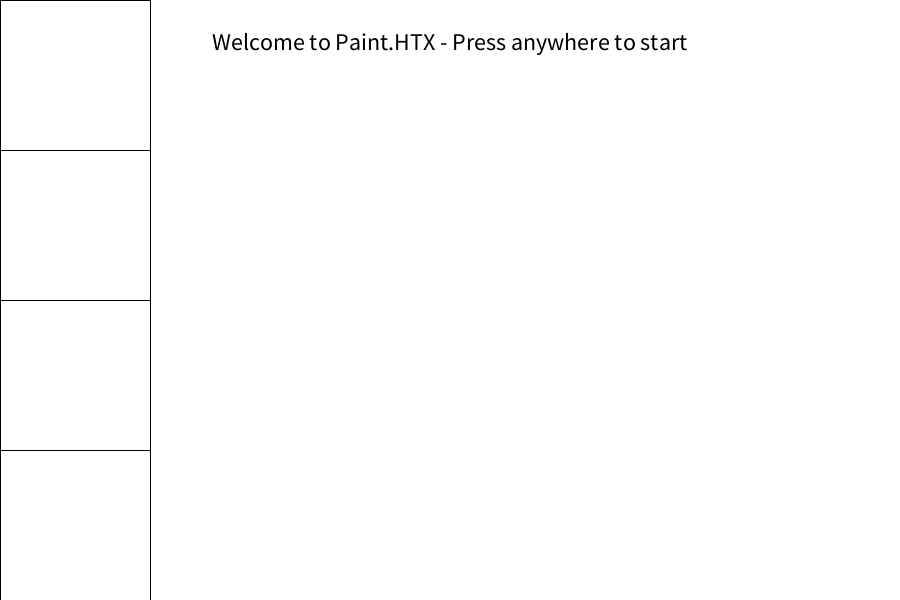
Frame 1 (no input)
Frame 60 (the mouse pressed at the canvas centre just before this capture): identical to frame 1, image omitted
Frame 120 (the mouse held since frame 60 and released just before this capture): identical to frame 1, image omitted

The Processing sketch that drew this single still picture (run headless with seeded random() and noise(); from frame 60 on, the mouse is pressed at the canvas centre):

// Processing sketch: Matty
// ── Matty.pde
//Global Variables
drawGUI gui = new drawGUI();
mouseCordinate mouseCord = new mouseCordinate();
startup start = new startup();


void setup() {
  size(900, 600);
  background(255);
  start.startScreen();
}

void draw() {
  gui.drawGUI();
  mouseCord.mouseCord();

}
// ── Clear.pde
class clearBoard {
  int mouseClicked = 0;
  boolean sound = true;
  boolean started = false;
  //Removes the "Welcome to paint.HTX thing
  void clearFirstPress() {
    if (mousePressed == true) {
      mouseClicked++;
      started = true;
    }
    if (mouseClicked > 0) {
      background(255);
    }
  }
  //Draws the "clear" box and wirtes "clear painting" on 2 seperate lines
  void drawBox() {
    pushStyle();
    fill(150);
    rect(0, height/2 + height/4, width/6, height/4);
    popStyle();
    pushStyle();
    fill(0);
    textAlign(CENTER);
    textSize(30);
    text("Clear\npainting", width/(6*2), height/2 + height/4 + height/(4*2)-10);
    popStyle();
  }

  void hoverBox() {
    //If the mouse is inside the frame of the box, the strokeWeight is enlarged, indicating that it is hovered
    if (mouseCord.xCord > 0 && mouseCord.xCord < width/6 && mouseCord.yCord > height/2 + height/4 && started == true) {
      pushStyle();
      fill(150);
      strokeWeight(5);
      rect(0, height/2 + height/4, width/6, height/4);
      popStyle();
      pushStyle();
      fill(0);
      textAlign(CENTER);
      textSize(30);
      text("Clear\npainting", width/(6*2), height/2 + height/4 + height/(4*2)-10);
      popStyle();
    }
  }
  void boxPressed() {
    if (mouseCord.xCord > 0 && mouseCord.xCord < width/6 && mouseCord.yCord > height/2 + height/4 && mousePressed == true) {
      background(255);
      /*while (sound == true) {
        sound = false;
        click.play();
        break;
      }*/
    }
    //Ensure sound isn't played multiple times if mouse is pressed and held on the button 
    if (!(mouseCord.xCord > 0 && mouseCord.xCord < width/6 && mouseCord.yCord > height/2 + height/4)) {
      sound = true;
      
      //Add inc so sound is played if button is pressed while mouse is inside the button
    }
  }
}
// ── DrawColor.pde
class drawColor {
  //Varibales
  int mouseover;
  int popup;

  
  
  //Drawing colors rect
  void drawBox() {
    rect(0, 0, width/6, height/4);
  }


  void mouseOver() {
    
    //if you mouse over the popup window when its popup keep the window up.
    if (mouseover == 1 && mouseCord.xCord > width/6 && mouseCord.xCord < (width/6)*2 && mouseCord.yCord > 0 && mouseCord.yCord < height/2) {
      popup = 1;
    } else {
      mouseover = 0;
      popup = 0;
    }

    //if mouse is insite the "color" area make a popup window
    if (mouseCord.xCord > 0 && mouseCord.xCord < width/6 && mouseCord.yCord > 0 && mouseCord.yCord < height/4) {
      mouseover = 1;
      popup = 1;
      pushStyle();
      strokeWeight(5);
      rect(0, 0, width/6, height/4);
      popStyle();       

    }
    
    
    //popup window
    if (popup == 1) {
      //the big box
      pushStyle();
      rect(width/6, 0, width/6, height/2);
      popStyle();
      
      //color 1
      pushStyle();
      rect(width/6, 0, width/6, (height/2)/15);
      popStyle();
      
      //color 2
      pushStyle();
      rect(width/6, (height/2)/15, width/6, (height/2)/15);
      popStyle();
      
      //color 3
      pushStyle();
      rect(width/6, ((height/2)/15)*2, width/6, (height/2)/15);
      popStyle();
      
      //color 4
      pushStyle();
      rect(width/6, ((height/2)/15)*3, width/6, (height/2)/15);
      popStyle();
      
      //color 5
      pushStyle();
      rect(width/6, ((height/2)/15)*4, width/6, (height/2)/15);
      popStyle();
      
      //color 6
      pushStyle();
      rect(width/6, ((height/2)/15)*5, width/6, (height/2)/15);
      popStyle();
      
      //color 7
      pushStyle();
      rect(width/6, ((height/2)/15)*6, width/6, (height/2)/15);
      popStyle();
      
      //color 8
      pushStyle();
      rect(width/6, ((height/2)/15)*7, width/6, (height/2)/15);
      popStyle();
      
      //color 9
      pushStyle();
      rect(width/6, ((height/2)/15)*8, width/6, (height/2)/15);
      popStyle();
      
      //color 10
      pushStyle();
      rect(width/6, ((height/2)/15)*9, width/6, (height/2)/15);
      popStyle();
      
      //color 11
      pushStyle();
      rect(width/6, ((height/2)/15)*10, width/6, (height/2)/15);
      popStyle();
      
      //color 12
      pushStyle();
      rect(width/6, ((height/2)/15)*11, width/6, (height/2)/15);
      popStyle();
      
      //color 13
      pushStyle();
      rect(width/6, ((height/2)/15)*12, width/6, (height/2)/15);
      popStyle();
      
      //color 14
      pushStyle();
      rect(width/6, ((height/2)/15)*13, width/6, (height/2)/15);
      popStyle();
      
      //color 15
      pushStyle();
      rect(width/6, ((height/2)/15)*14, width/6, (height/2)/15);
      popStyle();
      //if you click on the smaller rects then change color.
      
      
      
    }
  }
}
// ── GUI.pde
class drawGUI {
  void drawGUI() {
    rect(0, 0, width/6, height/4);
    rect(0, height/4, width/6, height/4);
    rect(0, height/2, width/6, height/4);
    rect(0, height/2 + height/4, width/6, height/4);
  }
  
  
  
}
// ── MouseCord.pde
class mouseCordinate {
  float xCord;
  float yCord;
  
  void mouseCord() {
    xCord = mouseX;
    yCord = mouseY;
  }
}
// ── Size.pde
class brushSize {
  int brushSize = 10;
  
  void drawBox() {
    pushStyle();
    fill(150);
    rect(0, height/4, width/6, height/4);
    popStyle();
    pushStyle();
    textSize(30);
    fill(0);
    text("+", width/31, height/3);
    text("-", width/9, height/3);
    popStyle();
  }
  void preview() {
      pushStyle();
      fill(0);
      ellipse(width/12.5, height/2.25, brushSize, brushSize);
      popStyle();  
  }
  
  
}
// ── Startup.pde
class startup {
  void startScreen() {
    pushStyle();
    fill(0);
    textSize(24);
    textAlign(CENTER);
    text("Welcome to Paint.HTX - Press anywhere to start", width/2, height/12);
    popStyle();
  }
}
